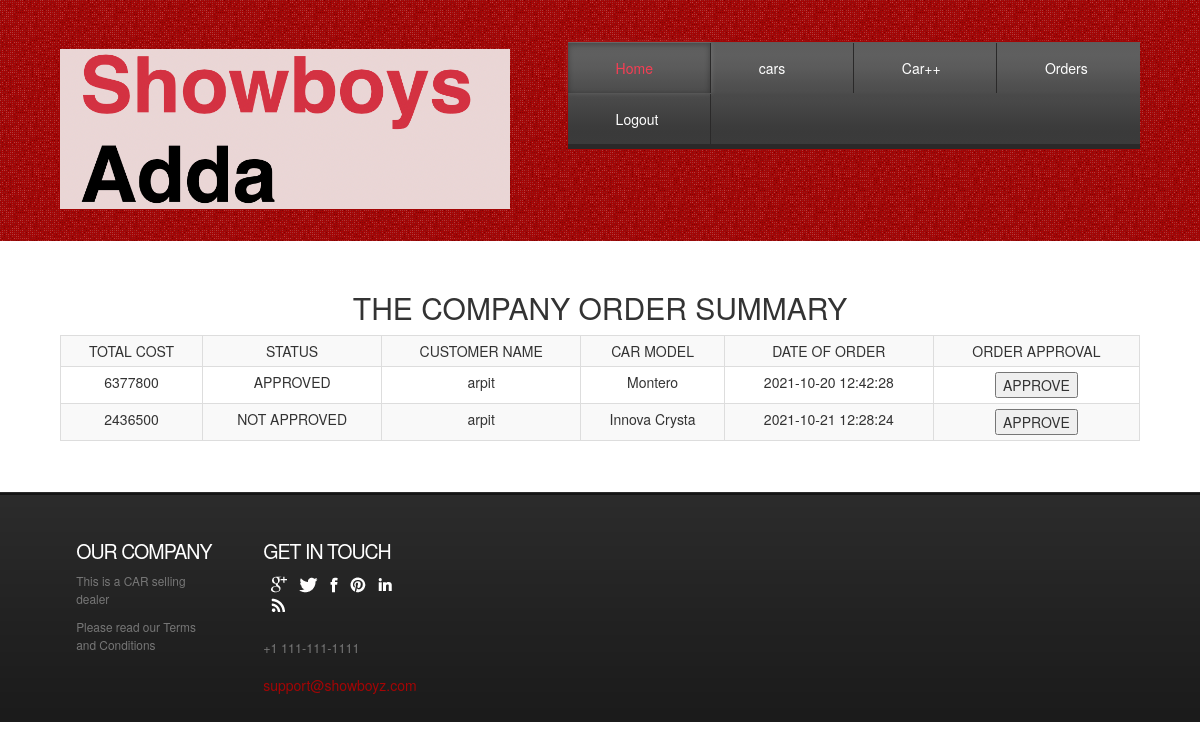
/admin/adminorders.php (signed in), run on the app's committed database.
### tables this page shows
CREATE TABLE `sale2` (
  `sale_id` int(11) NOT NULL,
  `customer_id` int(11) NOT NULL,
  `carmodel` varchar(100) NOT NULL,
  `ordertime` datetime NOT NULL,
  `status` int(1) NOT NULL,
  `cost` int(15) NOT NULL,
  `tax` int(10) NOT NULL
);

CREATE TABLE `customer` (
  `c_id` int(11) NOT NULL,
  `name` varchar(30) NOT NULL,
  `email` varchar(250) NOT NULL,
  `pass` varchar(250) NOT NULL,
  `phone` varchar(100) NOT NULL,
  `address` varchar(20) NOT NULL
);

CREATE TABLE `model` (
  `model` int(11) NOT NULL,
  `m_id` int(11) NOT NULL,
  `name` varchar(20) NOT NULL,
  `year` year(4) NOT NULL,
  `cost` int(15) NOT NULL
);

### admin/adminorders.php (the view, shortened to what this page needs)
<!DOCTYPE HTML>
<html>
<head>
<link href="css/style.css" rel="stylesheet" type="text/css" media="all" />
<link rel="stylesheet" href="https://maxcdn.bootstrapcdn.com/bootstrap/3.3.7/css/bootstrap.min.css">
</head>
<body>
<div class="header">
<div class="wrap">
	<div class="header-bot">
		 <div class="logo">
			 <a href="index.html"><img src="../images/logo.png" alt="" style="width:450px; height: 160px;"></a>
		 </div>
		 <div class="cart">
		    <div class="menu-main">
			   <ul class="dc_css3_menu">
					 <li class="active"><a href="admin.php">Home</a></li>
					 <li><a href="admincars.php">cars</a></li>
                     <li><a href="adminaddcar.php">Car++</a></li>
                     <li><a href="adminorders.php">Orders</a></li>
                     <li><a href="adminlogout.php">Logout</a></li>
		     	</ul>
			</div>
		</div>
	   </div>
	  </div>
</div>
<div class="header-bottom">
	<div class="wrap">
		<div class="page-not-found">
			<div class="text-center">
          <h2>THE COMPANY ORDER SUMMARY
          </h2>
        </div>
        <div class="container-fluid row">
            <div class="col-md-3"></div>
          <div class="s">
                  <table class="table table-bordered table-responsive table-striped table-hover table-condensed text-center " >
                    <tr>
                        <th class = "text-center">TOTAL COST</th>
                        <th class = "text-center">STATUS</th>
                        <th class = "text-center">CUSTOMER NAME</th>
                        <th class = "text-center">CAR MODEL</th>
                        <th class = "text-center">DATE OF ORDER</th>
                        <th class = "text-center">ORDER APPROVAL</th>
                       </tr>
                              <?php
                                    $db=mysqli_connect("localhost","root","","car_showroom");
                                    $getorders= mysqli_query($db, "SELECT * from sale2 ");
                                    $numrows3 =mysqli_num_rows($getorders);
                                    if($numrows3 !=0)
                                    {
                                        while($row3=mysqli_fetch_assoc($getorders))
                                        {
                                                        $dbsaleid=$row3['cost']+$row3['tax'];
                                                        $id=$row3['sale_id'];
                                                        $st=$row3['status'];
                                                        $dbcustomerid=$row3['customer_id'];
                                                        $carnumber=$row3['carmodel'];
                                                        $date=$row3['ordertime'];
                                                $getusercarname = mysqli_query($db, "SELECT name from model where model = '".$carnumber."'");
                                                $numrows2 =mysqli_num_rows($getusercarname);
                                                if($numrows2 !=0)
                                                {
                                                    while($row2=mysqli_fetch_assoc($getusercarname))
                                                    {
                                                        $dbusercarname=$row2['name'];
                                                    }
                                                }
                                                $getusername= mysqli_query($db, "SELECT name from customer where c_id = '".$dbcustomerid."'");
                                                $numrows =mysqli_num_rows($getusername);
                                                if($numrows !=0)
                                                {
                                                    while($row=mysqli_fetch_assoc($getusername))
                                                    {
                                                        $dbusername=$row['name'];
                                                    }
                                                }
                                                            echo "<tr>" ;
                                                            echo "<td>$dbsaleid</td>";
                                                            if ($st==0) {
                                                                echo "<td>NOT APPROVED</td>";
                                                            }
                                                            else if($st==1){
                                                                echo "<td>APPROVED</td>";
                                                            }
                                                           echo "<td>$dbusername</td>";
                                                            echo "<td>$dbusercarname</td>";
                                                             echo "<td>$date</td>";
                                                             echo "<td><form action=\"approve.php\" method=\"post\" >
                                                             <input type=\"hidden\" id=\"custId\" name=\"custId\" value=\"$id\">
                                                             <input type=\"submit\" name=\"APPROVE\" value=\"APPROVE\"/>
                                                             </form></td>";
                                                            echo" </tr>";
                                        }
                                    }
                            ?>
                   </table>
          </div>
            <div class="col-md-3"></div>
        </div>
		</div>
	</div>
</div>
<div class="footer">
	<div class="wrap">
	   <div class="footer-top">
				<div class="col_1_of_5 span_1_of_5">
					<div class="footer-grid twitts">
					<h3>Our Company</h3>
						<div class="f_menu">
							 <ul>
						          <li>This is a CAR selling dealer</li>
						     	  <li>Please read our Terms and Conditions </li>
						     </ul>
						</div>
				   </div>
				</div>
				<div class="col_1_of_5 span_1_of_5">
					<div class="footer-grid twitts">
						<h3>Get in touch</h3>
						<ul class="follow_icon">
							<li><a href="#" style="opacity: 1;"><img src="images/follow_icon.png" alt=""></a></li>
							<li><a href="#" style="opacity: 1;"><img src="images/follow_icon1.png" alt=""></a></li>
							<li><a href="#" style="opacity: 1;"><img src="images/follow_icon2.png" alt=""></a></li>
							<li><a href="#" style="opacity: 1;"><img src="images/follow_icon3.png" alt=""></a></li>
							<li><a href="#" style="opacity: 1;"><img src="images/follow_icon4.png" alt=""></a></li>
							<li><a href="#" style="opacity: 1;"><img src="images/follow_icon5.png" alt=""></a></li>
						</ul>
						<p>+1 111-111-1111</p>
						<span>support@showboyz.com</span>
					</div>
				</div>
		</div>
	</div>
</div>
</body>
</html>

### data on the page
sale2: dbsaleid "6377800", status "APPROVED", customer.name "arpit", model.name "Montero", ordertime "2021-10-20 12:42:28"
sale2: dbsaleid "2436500", status "NOT APPROVED", customer.name "arpit", model.name "Innova Crysta", ordertime "2021-10-21 12:28:24"
